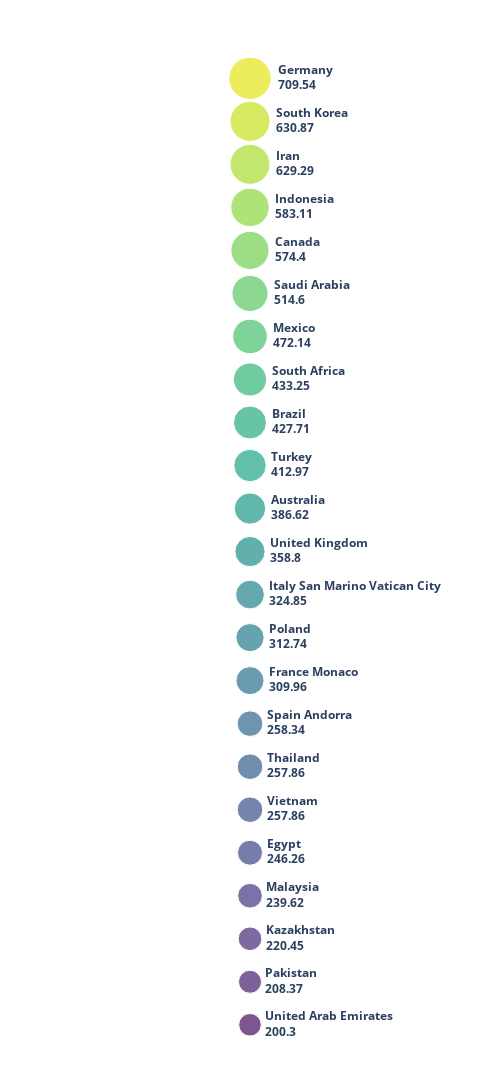

Notebook cell for this chart:
### Code cell
fig = px.scatter(df_s,
                 x='X',
                 y='Y',
                 color='countries',
                 color_discrete_sequence=pal_vi,
                 size='emission_2018',
                 text='labels',
                 size_max=30)

fig.update_layout(width=500,
                  height=1100,
                  margin=dict(t=0, l=0, r=0, b=0),
                  showlegend=False)

fig.update_traces(textposition='middle right')
fig.update_xaxes(showgrid=False, zeroline=False, visible=False)
fig.update_yaxes(showgrid=False, zeroline=False, visible=False)

fig.update_layout({'plot_bgcolor': 'white', 'paper_bgcolor': 'white'})
fig.show()

### Figure 1 — Plotly figure (JSON) as saved in the notebook; plotly's stock layout.template omitted (floating-point values rounded to 4 significant figures)
{"data": [{"hovertemplate": "countries=Germany<br>X=%{x}<br>Y=%{y}<br>emission_2018=%{marker.size}<br>labels=%{text}<extra></extra>", "legendgroup": "Germany", "marker": {"color": "#e5e419", "size": [709.5], "sizemode": "area", "sizeref": 0.7884, "symbol": "circle"}, "mode": "markers+text", "name": "Germany", "orientation": "v", "showlegend": true, "text": ["<b>Germany<br>709.54"], "textposition": "middle right", "type": "scatter", "x": [1], "xaxis": "x", "y": [22], "yaxis": "y"}, {"hovertemplate": "countries=South Korea<br>X=%{x}<br>Y=%{y}<br>emission_2018=%{marker.size}<br>labels=%{text}<extra></extra>", "legendgroup": "South Korea", "marker": {"color": "#c8e020", "size": [630.9], "sizemode": "area", "sizeref": 0.7884, "symbol": "circle"}, "mode": "markers+text", "name": "South Korea", "orientation": "v", "showlegend": true, "text": ["<b>South Korea<br>630.87"], "textposition": "middle right", "type": "scatter", "x": [1], "xaxis": "x", "y": [21], "yaxis": "y"}, {"hovertemplate": "countries=Iran<br>X=%{x}<br>Y=%{y}<br>emission_2018=%{marker.size}<br>labels=%{text}<extra></extra>", "legendgroup": "Iran", "marker": {"color": "#aadc32", "size": [629.3], "sizemode": "area", "sizeref": 0.7884, "symbol": "circle"}, "mode": "markers+text", "name": "Iran", "orientation": "v", "showlegend": true, "text": ["<b>Iran<br>629.29"], "textposition": "middle right", "type": "scatter", "x": [1], "xaxis": "x", "y": [20], "yaxis": "y"}, {"hovertemplate": "countries=Indonesia<br>X=%{x}<br>Y=%{y}<br>emission_2018=%{marker.size}<br>labels=%{text}<extra></extra>", "legendgroup": "Indonesia", "marker": {"color": "#90d743", "size": [583.1], "sizemode": "area", "sizeref": 0.7884, "symbol": "circle"}, "mode": "markers+text", "name": "Indonesia", "orientation": "v", "showlegend": true, "text": ["<b>Indonesia<br>583.11"], "textposition": "middle right", "type": "scatter", "x": [1], "xaxis": "x", "y": [19], "yaxis": "y"}, {"hovertemplate": "countries=Canada<br>X=%{x}<br>Y=%{y}<br>emission_2018=%{marker.size}<br>labels=%{text}<extra></extra>", "legendgroup": "Canada", "marker": {"color": "#75d054", "size": [574.4], "sizemode": "area", "sizeref": 0.7884, "symbol": "circle"}, "mode": "markers+text", "name": "Canada", "orientation": "v", "showlegend": true, "text": ["<b>Canada<br>574.4"], "textposition": "middle right", "type": "scatter", "x": [1], "xaxis": "x", "y": [18], "yaxis": "y"}, {"hovertemplate": "countries=Saudi Arabia<br>X=%{x}<br>Y=%{y}<br>emission_2018=%{marker.size}<br>labels=%{text}<extra></extra>", "legendgroup": "Saudi Arabia", "marker": {"color": "#5cc863", "size": [514.6], "sizemode": "area", "sizeref": 0.7884, "symbol": "circle"}, "mode": "markers+text", "name": "Saudi Arabia", "orientation": "v", "showlegend": true, "text": ["<b>Saudi Arabia<br>514.6"], "textposition": "middle right", "type": "scatter", "x": [1], "xaxis": "x", "y": [17], "yaxis": "y"}, {"hovertemplate": "countries=Mexico<br>X=%{x}<br>Y=%{y}<br>emission_2018=%{marker.size}<br>labels=%{text}<extra></extra>", "legendgroup": "Mexico", "marker": {"color": "#48c16e", "size": [472.1], "sizemode": "area", "sizeref": 0.7884, "symbol": "circle"}, "mode": "markers+text", "name": "Mexico", "orientation": "v", "showlegend": true, "text": ["<b>Mexico<br>472.14"], "textposition": "middle right", "type": "scatter", "x": [1], "xaxis": "x", "y": [16], "yaxis": "y"}, {"hovertemplate": "countries=South Africa<br>X=%{x}<br>Y=%{y}<br>emission_2018=%{marker.size}<br>labels=%{text}<extra></extra>", "legendgroup": "South Africa", "marker": {"color": "#35b779", "size": [433.2], "sizemode": "area", "sizeref": 0.7884, "symbol": "circle"}, "mode": "markers+text", "name": "South Africa", "orientation": "v", "showlegend": true, "text": ["<b>South Africa<br>433.25"], "textposition": "middle right", "type": "scatter", "x": [1], "xaxis": "x", "y": [15], "yaxis": "y"}, {"hovertemplate": "countries=Brazil<br>X=%{x}<br>Y=%{y}<br>emission_2018=%{marker.size}<br>labels=%{text}<extra></extra>", "legendgroup": "Brazil", "marker": {"color": "#27ad81", "size": [427.7], "sizemode": "area", "sizeref": 0.7884, "symbol": "circle"}, "mode": "markers+text", "name": "Brazil", "orientation": "v", "showlegend": true, "text": ["<b>Brazil<br>427.71"], "textposition": "middle right", "type": "scatter", "x": [1], "xaxis": "x", "y": [14], "yaxis": "y"}, {"hovertemplate": "countries=Turkey<br>X=%{x}<br>Y=%{y}<br>emission_2018=%{marker.size}<br>labels=%{text}<extra></extra>", "legendgroup": "Turkey", "marker": {"color": "#20a486", "size": [413.0], "sizemode": "area", "sizeref": 0.7884, "symbol": "circle"}, "mode": "markers+text", "name": "Turkey", "orientation": "v", "showlegend": true, "text": ["<b>Turkey<br>412.97"], "textposition": "middle right", "type": "scatter", "x": [1], "xaxis": "x", "y": [13], "yaxis": "y"}, {"hovertemplate": "countries=Australia<br>X=%{x}<br>Y=%{y}<br>emission_2018=%{marker.size}<br>labels=%{text}<extra></extra>", "legendgroup": "Australia", "marker": {"color": "#1f9a8a", "size": [386.6], "sizemode": "area", "sizeref": 0.7884, "symbol": "circle"}, "mode": "markers+text", "name": "Australia", "orientation": "v", "showlegend": true, "text": ["<b>Australia<br>386.62"], "textposition": "middle right", "type": "scatter", "x": [1], "xaxis": "x", "y": [12], "yaxis": "y"}, {"hovertemplate": "countries=United Kingdom<br>X=%{x}<br>Y=%{y}<br>emission_2018=%{marker.size}<br>labels=%{text}<extra></extra>", "legendgroup": "United Kingdom", "marker": {"color": "#21908d", "size": [358.8], "sizemode": "area", "sizeref": 0.7884, "symbol": "circle"}, "mode": "markers+text", "name": "United Kingdom", "orientation": "v", "showlegend": true, "text": ["<b>United Kingdom<br>358.8"], "textposition": "middle right", "type": "scatter", "x": [1], "xaxis": "x", "y": [11], "yaxis": "y"}, {"hovertemplate": "countries=Italy San Marino Vatican City<br>X=%{x}<br>Y=%{y}<br>emission_2018=%{marker.size}<br>labels=%{text}<extra></extra>", "legendgroup": "Italy San Marino Vatican City", "marker": {"color": "#24868e", "size": [324.9], "sizemode": "area", "sizeref": 0.7884, "symbol": "circle"}, "mode": "markers+text", "name": "Italy San Marino Vatican City", "orientation": "v", "showlegend": true, "text": ["<b>Italy San Marino Vatican City<br>324.85"], "textposition": "middle right", "type": "scatter", "x": [1], "xaxis": "x", "y": [10], "yaxis": "y"}, {"hovertemplate": "countries=Poland<br>X=%{x}<br>Y=%{y}<br>emission_2018=%{marker.size}<br>labels=%{text}<extra></extra>", "legendgroup": "Poland", "marker": {"color": "#287c8e", "size": [312.7], "sizemode": "area", "sizeref": 0.7884, "symbol": "circle"}, "mode": "markers+text", "name": "Poland", "orientation": "v", "showlegend": true, "text": ["<b>Poland<br>312.74"], "textposition": "middle right", "type": "scatter", "x": [1], "xaxis": "x", "y": [9], "yaxis": "y"}, {"hovertemplate": "countries=France Monaco<br>X=%{x}<br>Y=%{y}<br>emission_2018=%{marker.size}<br>labels=%{text}<extra></extra>", "legendgroup": "France Monaco", "marker": {"color": "#2c718e", "size": [310.0], "sizemode": "area", "sizeref": 0.7884, "symbol": "circle"}, "mode": "markers+text", "name": "France Monaco", "orientation": "v", "showlegend": true, "text": ["<b>France Monaco<br>309.96"], "textposition": "middle right", "type": "scatter", "x": [1], "xaxis": "x", "y": [8], "yaxis": "y"}, {"hovertemplate": "countries=Spain Andorra<br>X=%{x}<br>Y=%{y}<br>emission_2018=%{marker.size}<br>labels=%{text}<extra></extra>", "legendgroup": "Spain Andorra", "marker": {"color": "#31688e", "size": [258.3], "sizemode": "area", "sizeref": 0.7884, "symbol": "circle"}, "mode": "markers+text", "name": "Spain Andorra", "orientation": "v", "showlegend": true, "text": ["<b>Spain Andorra<br>258.34"], "textposition": "middle right", "type": "scatter", "x": [1], "xaxis": "x", "y": [7], "yaxis": "y"}, {"hovertemplate": "countries=Thailand<br>X=%{x}<br>Y=%{y}<br>emission_2018=%{marker.size}<br>labels=%{text}<extra></extra>", "legendgroup": "Thailand", "marker": {"color": "#365d8d", "size": [257.9], "sizemode": "area", "sizeref": 0.7884, "symbol": "circle"}, "mode": "markers+text", "name": "Thailand", "orientation": "v", "showlegend": true, "text": ["<b>Thailand<br>257.86"], "textposition": "middle right", "type": "scatter", "x": [1], "xaxis": "x", "y": [6], "yaxis": "y"}, {"hovertemplate": "countries=Vietnam<br>X=%{x}<br>Y=%{y}<br>emission_2018=%{marker.size}<br>labels=%{text}<extra></extra>", "legendgroup": "Vietnam", "marker": {"color": "#3b518b", "size": [257.9], "sizemode": "area", "sizeref": 0.7884, "symbol": "circle"}, "mode": "markers+text", "name": "Vietnam", "orientation": "v", "showlegend": true, "text": ["<b>Vietnam<br>257.86"], "textposition": "middle right", "type": "scatter", "x": [1], "xaxis": "x", "y": [5], "yaxis": "y"}, {"hovertemplate": "countries=Egypt<br>X=%{x}<br>Y=%{y}<br>emission_2018=%{marker.size}<br>labels=%{text}<extra></extra>", "legendgroup": "Egypt", "marker": {"color": "#404688", "size": [246.3], "sizemode": "area", "sizeref": 0.7884, "symbol": "circle"}, "mode": "markers+text", "name": "Egypt", "orientation": "v", "showlegend": true, "text": ["<b>Egypt<br>246.26"], "textposition": "middle right", "type": "scatter", "x": [1], "xaxis": "x", "y": [4], "yaxis": "y"}, {"hovertemplate": "countries=Malaysia<br>X=%{x}<br>Y=%{y}<br>emission_2018=%{marker.size}<br>labels=%{text}<extra></extra>", "legendgroup": "Malaysia", "marker": {"color": "#443983", "size": [239.6], "sizemode": "area", "sizeref": 0.7884, "symbol": "circle"}, "mode": "markers+text", "name": "Malaysia", "orientation": "v", "showlegend": true, "text": ["<b>Malaysia<br>239.62"], "textposition": "middle right", "type": "scatter", "x": [1], "xaxis": "x", "y": [3], "yaxis": "y"}, {"hovertemplate": "countries=Kazakhstan<br>X=%{x}<br>Y=%{y}<br>emission_2018=%{marker.size}<br>labels=%{text}<extra></extra>", "legendgroup": "Kazakhstan", "marker": {"color": "#472c7a", "size": [220.4], "sizemode": "area", "sizeref": 0.7884, "symbol": "circle"}, "mode": "markers+text", "name": "Kazakhstan", "orientation": "v", "showlegend": true, "text": ["<b>Kazakhstan<br>220.45"], "textposition": "middle right", "type": "scatter", "x": [1], "xaxis": "x", "y": [2], "yaxis": "y"}, {"hovertemplate": "countries=Pakistan<br>X=%{x}<br>Y=%{y}<br>emission_2018=%{marker.size}<br>labels=%{text}<extra></extra>", "legendgroup": "Pakistan", "marker": {"color": "#481f70", "size": [208.4], "sizemode": "area", "sizeref": 0.7884, "symbol": "circle"}, "mode": "markers+text", "name": "Pakistan", "orientation": "v", "showlegend": true, "text": ["<b>Pakistan<br>208.37"], "textposition": "middle right", "type": "scatter", "x": [1], "xaxis": "x", "y": [1], "yaxis": "y"}, {"hovertemplate": "countries=United Arab Emirates<br>X=%{x}<br>Y=%{y}<br>emission_2018=%{marker.size}<br>labels=%{text}<extra></extra>", "legendgroup": "United Arab Emirates", "marker": {"color": "#471063", "size": [200.3], "sizemode": "area", "sizeref": 0.7884, "symbol": "circle"}, "mode": "markers+text", "name": "United Arab Emirates", "orientation": "v", "showlegend": true, "text": ["<b>United Arab Emirates<br>200.3"], "textposition": "middle right", "type": "scatter", "x": [1], "xaxis": "x", "y": [0], "yaxis": "y"}], "layout": {"height": 1100, "legend": {"itemsizing": "constant", "title": {"text": "countries"}, "tracegroupgap": 0}, "margin": {"b": 0, "l": 0, "r": 0, "t": 0}, "paper_bgcolor": "white", "plot_bgcolor": "white", "showlegend": false, "width": 500, "xaxis": {"anchor": "y", "domain": [0, 1], "showgrid": false, "title": {"text": "X"}, "visible": false, "zeroline": false}, "yaxis": {"anchor": "x", "domain": [0, 1], "showgrid": false, "title": {"text": "Y"}, "visible": false, "zeroline": false}}}
